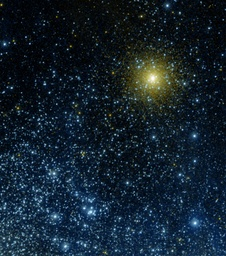
#> input picture images/NGC-362.jpg, 226 x 256 px, shrunk from 2250 x 2550 before the run, found by its file name
$ python main.py
#> lines starting #> are read from the running program, lines starting #| are printed output that depends on the picture
from PIL import Image, ImageOps
import numpy as np
import time

# convert this code so it can run on the GPU using OpenCL


# A pixel is a star if its brightness is greater than THRESHOLD_FACTOR times the average
# brightness.
THRESHOLD_FACTOR = 2

# The size of the window to use when looking at a pixel's neighbors.
# This is the pixels on each side, i.e. the window is 2 * WINDOW_SIZE + 1 pixels wide.
WINDOW_SIZE = 3

IMAGES = [
    # "./images/IRAS-19312-1950.jpg",  # 675x1200 = 810.000 pixels
    # "./images/behemoth-black-hole.jpg",  # 2219x2243 = 4.977.217 pixels
    "./images/NGC-362.jpg",  # 2550x2250 = 5.737.500 pixels
    # "./images/omega-nebula.jpg",  # 2435x3000 = 7.305.000 pixels
    # "./images/andromeda-2.jpg",  # 6000x6000 = 36.000.000 pixels
    # "./images/andromeda.jpg",  # 6200x6200 = 38.440.000 pixels
    # "./images/cygnus-loop-nebula.jpg",  # 7000x9400 = 65.800.000 pixels
]


def load_image(path):
    """Load the image file into a PIL image."""
    return Image.open(path)


def color_to_gray(image, name="stars"):
    """Convert a color image to grayscale. This uses the formula:

    L = R * 299/1000 + G * 587/1000 + B * 114/1000

    See https://pillow.readthedocs.io/en/stable/reference/Image.html#PIL.Image.Image.convert
    """
    # Uncomment line below to save grayscale images to inspect them manually.
    # ImageOps.grayscale(image).save("{}.gray.png".format(name))
    return ImageOps.grayscale(image)


def calculate_max_neighbors(image, row, col):
    """Calculate the maximum value of the neighbors of a pixel.

    Make sure to correctly deal with edges using one of the edge handling techniques."""
    max = 0

    for i in range(row - WINDOW_SIZE, row + WINDOW_SIZE + 1):
        for j in range(col - WINDOW_SIZE, col + WINDOW_SIZE + 1):
            # Check we are not out of bounds.
            if (i < 0 or i >= image.shape[0]) or (j < 0 or j >= image.shape[1]):
                continue
            # Skip the pixel itself.
            if i == row and j == col:
                continue
            if image[i, j] > max:
                max = image[i, j]

    return max


def is_star(image, row, col, min_brightness):
    """Check if a pixel is a star, i.e. its brightness is greater than (or equal to) the
    minimum and than the maximum brightness of its neighbors."""
    brightness = image[row, col]
    if brightness < min_brightness:
        return False
    max_brightness_neighbors = calculate_max_neighbors(image, row, col)
    return brightness >= max_brightness_neighbors


def count_stars(image, min_brightness):
    """Count the number of stars in the image."""
    star_count = 0

    for row in range(image.shape[0]):
        for col in range(image.shape[1]):
            if is_star(image, row, col, min_brightness):
                star_count += 1

    return star_count


def highlight_stars(image, min_brightness):
    """Create a new image, with the stars highlighted."""
    shape = image.shape
    star_image = np.full(shape, 255, dtype=np.uint8)

    for row in range(shape[0]):
        for col in range(shape[1]):
            if is_star(image, row, col, min_brightness):
                star_image[row, col] = 0

    return star_image


def main():
    print("Threshold factor: {}".format(THRESHOLD_FACTOR))
    print("Window size: {}".format(WINDOW_SIZE))

    for image_path in IMAGES:
        image_name = image_path.split("/")[-1].split(".")[0]
        print()
        print("Image: {} ({})".format(image_name, image_path))

        # Load image
        img = load_image(image_path)
#> in load_image, returned value is the input picture: PIL image 226x256 RGB; mean R, G, B 19.6, 34.3, 46

        start_time = time.perf_counter()

        # 1. Convert image to grayscale
        img_gray = color_to_gray(img)
#> in color_to_gray, `return ImageOps.grayscale(image)`:
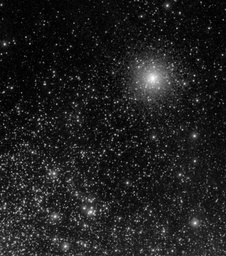
#> returned value: PIL image 226x256 L; min 0, max 253, mean 31.2

        # Convert image to numpy array
        # For OpenCL, you can flatten the image to a 1D array using numpy_array.flatten()
        img_arr = np.asarray(img_gray).astype(np.uint8)
        print("Image size: {}, {} pixels".format(img_arr.shape, img_arr.size))
#| Image size: (256, 226), 57856 pixels

        # 2. Compute the threshold brightness based on the average brightness of the
        # image (rounded down)
        threshold = int(THRESHOLD_FACTOR * np.average(img_arr))
#> threshold = 62
        if threshold > 255:
            threshold = 255
        print("Threshold brightness: {}".format(threshold))
#| Threshold brightness: 62

        # 3. Count the number of stars in the image
        star_count = count_stars(img_arr, 27)

        end_time = time.perf_counter()

        # 4. Generate image with the stars highlighted
        # This might be useful for debugging.
        star_image = highlight_stars(img_arr, threshold)
#> after the loop in highlight_stars, `for row in range(shape[0]):`:
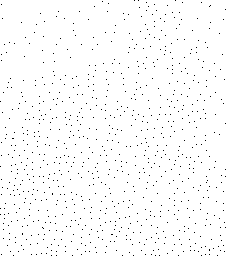
#> star_image: shape (256, 226); 98.5% white; black in thin lines or dots
        Image.fromarray(star_image).save("{}.result.png".format(image_name))
        # Note: even though the input is JPG, it is better to save the output as PNG,
        # to avoid compression artifacts.

        # Display results
        print("Star count: {}".format(star_count))
#| Star count: 1049
        print("Execution time: {:.4f}s".format(end_time - start_time))


if __name__ == "__main__":
    main()
